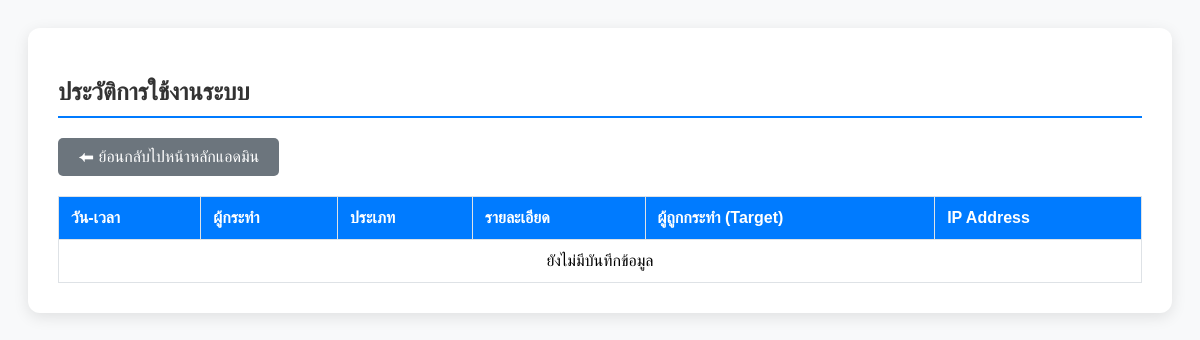
/view_logs.php, run on an earlier commit of the app's database.
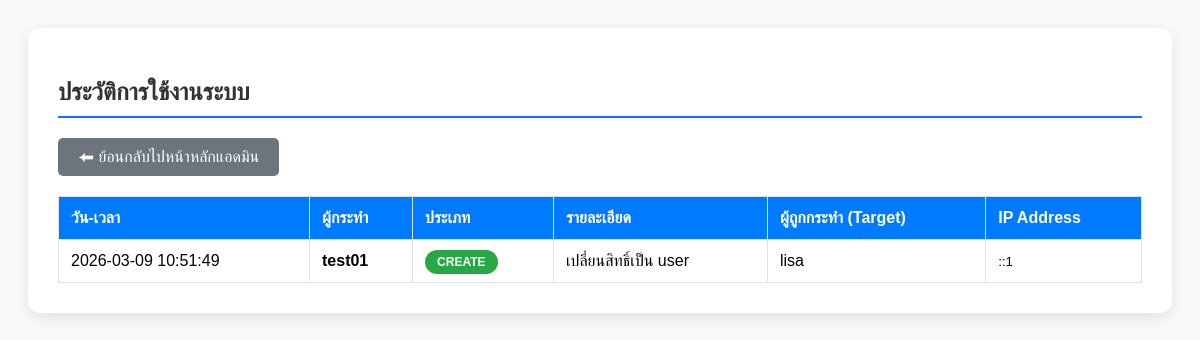
And on a later commit of the database.
### tables this page shows
CREATE TABLE `audit_logs` (
  `log_id` int(11) NOT NULL,
  `user_id` int(11) NOT NULL,
  `action` varchar(255) NOT NULL,
  `timestamp` datetime DEFAULT current_timestamp(),
  `ip_address` varchar(45) DEFAULT NULL,
  `user_agent` text DEFAULT NULL,
  `target_id` int(11) DEFAULT NULL,
  `status` varchar(20) DEFAULT 'success',
  `action_type` enum('CREATE','UPDATE','DELETE','LOGIN') NOT NULL
);

CREATE TABLE `user` (
  `user_id` int(11) NOT NULL,
  `username` varchar(20) NOT NULL,
  `password` varchar(500) NOT NULL,
  `m_level` varchar(20) NOT NULL COMMENT 'admin,user',
  `name` varchar(50) NOT NULL,
  `time` timestamp NOT NULL DEFAULT current_timestamp() ON UPDATE current_timestamp()
);

### view_logs.php (the view, shortened to what this page needs)
<?php
require_once 'db_connect.php';
$sql = "SELECT a.*,
               u1.username AS admin_name,
               u2.username AS target_name
        FROM audit_logs a
        LEFT JOIN user u1 ON a.user_id = u1.user_id
        LEFT JOIN user u2 ON a.target_id = u2.user_id
        ORDER BY a.timestamp DESC";
$result = $conn->query($sql);
?>
<!DOCTYPE html>
<html lang="th">
<head>
</head>
<body>
<div class="container">
    <h2> ประวัติการใช้งานระบบ </h2>
    <a href="admin.php" class="btn-back">⬅ ย้อนกลับไปหน้าหลักแอดมิน</a>
    <table>
        <thead>
            <tr>
                <th>วัน-เวลา </th>
                <th>ผู้กระทำ </th>
                <th>ประเภท </th>
                <th>รายละเอียด </th>
                <th>ผู้ถูกกระทำ (Target) </th>
                <th>IP Address </th>
            </tr>
        </thead>
        <tbody>
            <?php if ($result && $result->num_rows > 0): ?>
                <?php while($row = $result->fetch_assoc()): ?>
                <tr>
                    <td><?php echo $row['timestamp']; ?></td>
                    <td><strong><?php echo htmlspecialchars($row['admin_name'] ?? 'System'); ?></strong></td>
                    <td><span class="badge <?php echo $row['action_type']; ?>"><?php echo $row['action_type']; ?></span></td>
                    <td><?php echo htmlspecialchars($row['action']); ?></td>
                    <td><?php echo htmlspecialchars($row['target_name'] ?? '-'); ?></td>
                    <td><small><?php echo $row['ip_address']; ?></small></td>
                </tr>
                <?php endwhile; ?>
            <?php else: ?>
                <tr>
                    <td colspan="6" style="text-align:center;">ยังไม่มีบันทึกข้อมูล</td>
                </tr>
            <?php endif; ?>
        </tbody>
    </table>
</div>
</body>
</html>

### view_logs.php (style rules this page uses)
body { font-family: 'Tahoma', sans-serif; background-color: #f8f9fa; padding: 20px; }
.container { background: white; padding: 30px; border-radius: 12px; box-shadow: 0 4px 15px rgba(0,0,0,0.1); max-width: 1100px; margin: auto; }
h2 { color: #333; border-bottom: 2px solid #007bff; padding-bottom: 10px; margin-bottom: 20px; }
.btn-back { display: inline-block; padding: 10px 20px; background-color: #6c757d; color: white; text-decoration: none; border-radius: 5px; margin-bottom: 20px; transition: 0.3s; }
table { width: 100%; border-collapse: collapse; }
th, td { border: 1px solid #dee2e6; padding: 12px; text-align: left; }
th { background-color: #007bff; color: white; }
.badge { padding: 5px 12px; border-radius: 20px; font-size: 12px; color: white; font-weight: bold; }
.CREATE { background-color: #28a745; }

What changed in the data, as far as the page shows it:
added audit_logs: timestamp "2026-03-09 10:51:49", user.username "test01", action_type "CREATE", action "เปลี่ยนสิทธิ์เป็น user", user.username "lisa", ip_address "::1"
Also different on the page:
text no longer shown: "ยังไม่มีบันทึกข้อมูล"
